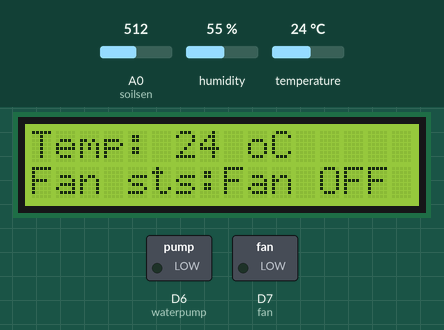
The sketch below on a simulated ESP8266 (NodeMCU). Parts: 16×2 character LCD, switched loads named in the sketch (green lamp = pin HIGH). The test bench sets the inputs (shaded band); at power-on: temperature 24 °C, A0 (soilsen) = 512, humidity 55 %. WiFi joins after 1.5 s; servers stay silent unless stated; what the sketch prints to the serial monitor is not drawn.

Above: at 5.8 s.
5.9 s: temperature set to 34 °C
At 12.8 s:
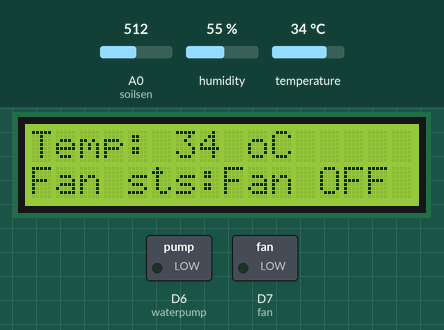
19.4 s: temperature set to 37 °C
At 25.6 s:
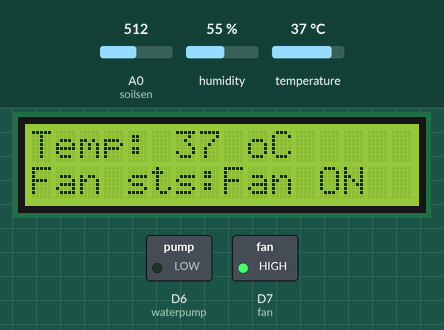
33.0 s: A0 (soilsen) set to 538
39.6 s: A0 (soilsen) set to 562
At 42.6 s:
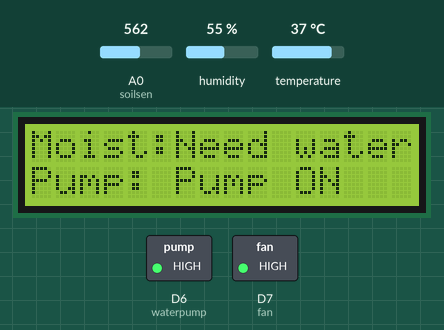
51.6 s: temperature set to 12 °C
At 56.6 s:
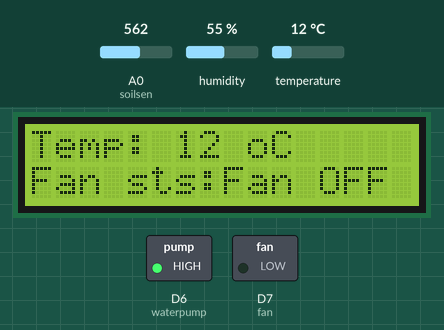
Timing chart, 0 to 58.1 s (numbered marks = the images above; inputs shaded):
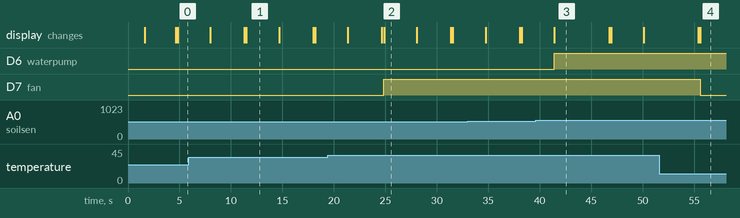

The sketch:

IoT_Smart_Plant_Care.ino
```cpp
#include <Arduino.h>
#if defined(ESP32)
#include <WiFi.h>
#elif defined(ESP8266)
#include <ESP8266WiFi.h>
#endif
#include <Firebase_ESP_Client.h>

//Provide the token generation process info.
#include "addons/TokenHelper.h"
//Provide the RTDB payload printing info and other helper functions.
#include "addons/RTDBHelper.h"

// Insert your network credentials
#define WIFI_SSID ""
#define WIFI_PASSWORD ""

// Insert Firebase project API Key
#define API_KEY ""
// Insert RTDB URLefine the RTDB URL */
//https://vehiclecrashgps-default-rtdb.firebaseio.com/
//https://soilmoistureiot-default-rtdb.firebaseio.com/
//https://iotdata-79450-default-rtdb.firebaseio.com/
#define DATABASE_URL "iotdata-79450-default-rtdb.firebaseio.com"

//Define Firebase Data object
FirebaseData fbdo;

FirebaseAuth auth;
FirebaseConfig config;

unsigned long sendDataPrevMillis = 0;
int count = 0;
bool signupOK = false;


#include <Wire.h>
#include <LiquidCrystal_I2C.h>
// Set the LCD address to 0x27 for a 16 chars and 2 line display
LiquidCrystal_I2C lcd(0x27, 16, 2);

#include <DFRobot_DHT11.h>
DFRobot_DHT11 DHT;
#define DHT11_PIN 2//d4

const int soilsen =A0;
const int waterpump =D6;
const int fan =D7;
unsigned long int avgValue;  //Store the average value of the sensor feedback
float b;
int buf[10],temp;


void setup(){
  Serial.begin(115200);
  pinMode(soilsen, INPUT);
  pinMode(waterpump, OUTPUT);
  pinMode(fan, OUTPUT);
  digitalWrite(fan,LOW);
  digitalWrite(waterpump,LOW);
  lcd.begin();
  lcd.setCursor(0, 0);
  lcd.print("Conecting.....");

  WiFi.begin(WIFI_SSID, WIFI_PASSWORD);
  Serial.print("Connecting to Wi-Fi");
  while (WiFi.status() != WL_CONNECTED){
    Serial.print(".");
    delay(300);
  }
  Serial.println();
  Serial.print("Connected with IP: ");
  Serial.println(WiFi.localIP());
  Serial.println();

  /* Assign the api key (required) */
  config.api_key = API_KEY;

  /* Assign the RTDB URL (required) */
  config.database_url = DATABASE_URL;

  /* Sign up */
  if (Firebase.signUp(&config, &auth, "", "")){
    Serial.println("ok");
    signupOK = true;
  }
  else{
    Serial.printf("%s\n", config.signer.signupError.message.c_str());
  }

  /* Assign the callback function for the long running token generation task */
  config.token_status_callback = tokenStatusCallback; //see addons/TokenHelper.h

  Firebase.begin(&config, &auth);
  Firebase.reconnectWiFi(true);
  lcd.clear();
  // Turn on the blacklight and print a message.
  lcd.backlight();
  lcd.setCursor(0, 0);
  lcd.print("  Green House");
  lcd.setCursor(0, 1);
  lcd.print("Automation System");
  delay(3000);
  lcd.clear();
}

void loop(){
  DHT.read(DHT11_PIN);
  Serial.println("temp:");
  Serial.print(DHT.temperature);
  int temp=DHT.temperature;
  Serial.print("  humi:");
  Serial.println(DHT.humidity);


  if (Firebase.RTDB.setInt(&fbdo, "Temp", temp)){
    }
if(temp>35)
{
  Serial.println("Turn on Fan");
 digitalWrite(fan,HIGH);
   lcd.setCursor(0, 0);
  lcd.print("Temp:");
    lcd.setCursor(6, 0);
  lcd.print(temp);
      lcd.setCursor(9, 0);
  lcd.print("oC");

      lcd.setCursor(0, 1);
  lcd.print("Fan sts:");

   lcd.setCursor(8, 1);
  lcd.print("Fan ON");
    if (Firebase.RTDB.setString(&fbdo, "Fan","ON")){
    }


}
else
{
  Serial.println("Turn off Fan");
 digitalWrite(fan,LOW);
    lcd.setCursor(0, 0);
  lcd.print("Temp:");
     lcd.setCursor(6, 0);
  lcd.print(temp);
        lcd.setCursor(9, 0);
  lcd.print("oC");


  lcd.setCursor(0, 1);
  lcd.print("Fan sts:");

   lcd.setCursor(8, 1);
  lcd.print("Fan OFF");
      if (Firebase.RTDB.setString(&fbdo, "Fan","OFF")){
    }


}
 delay(3000);
  lcd.clear();


int soilsensts=analogRead(soilsen);
Serial.println(soilsensts);
if(soilsensts < 550)
{
  Serial.println("Enough moisture");
 digitalWrite(waterpump,LOW);
   lcd.setCursor(0, 0);
  lcd.print("Moist:");

   lcd.setCursor(6, 0);
  lcd.print("Sufficient");
  lcd.setCursor(0, 1);
  lcd.print("Pump:");

   lcd.setCursor(6, 1);
  lcd.print("Pump Off");
  if (Firebase.RTDB.setString(&fbdo, "Moist:","Sufficient")){
    }
  if (Firebase.RTDB.setString(&fbdo, "Pump","OFF")){
    }
}
else
{
Serial.println("need water");

   lcd.setCursor(0, 0);
  lcd.print("Moist:");
   lcd.setCursor(6, 0);
  lcd.print("Need water");
    lcd.setCursor(0, 1);
  lcd.print("Pump:");
   lcd.setCursor(6, 1);
  lcd.print("Pump ON");

  digitalWrite(waterpump,HIGH);
  delay(2000);
    if (Firebase.RTDB.setString(&fbdo, "Moist:","Need_Water")){
    }
    if (Firebase.RTDB.setString(&fbdo, "Pump","ON")){
    }
}


  delay(3000);
  lcd.clear();
}
```

Measured:
- the behaviour switches between 35 and 36 °C on temperature (found by bisection; images 1 and 2)
- the behaviour switches between 549 and 550 on A0 (soilsen) (found by bisection; images 2 and 3)
- after the input at 19.4 s, D7 (fan): LOW → HIGH after 5.5 s; the display: first differs from a run without the input after 5.5 s (image 2)
- after the input at 39.6 s, D6 (waterpump): LOW → HIGH after 1.8 s; the display: changes after 1.8 s (image 3)
- after the input at 51.6 s, D7 (fan): HIGH → LOW after 4.0 s; the display: first differs from a run without the input after 4.0 s (image 4)
- what the display in image 1 shows lasts 3.2 s, from 11.5 s to 14.7 s
- what the display in image 3 shows lasts 5.3 s, from 41.4 s to 46.7 s
